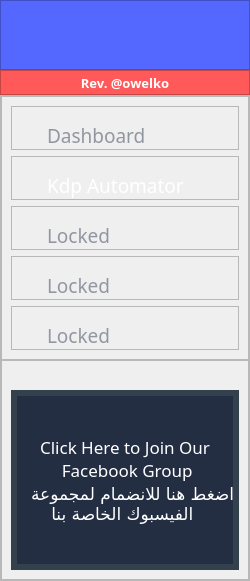
       <widget class="QFrame" name="frame">
        <property name="sizePolicy">
         <sizepolicy hsizetype="Fixed" vsizetype="Expanding">
          <horstretch>0</horstretch>
          <verstretch>0</verstretch>
         </sizepolicy>
        </property>
        <property name="minimumSize">
         <size>
          <width>250</width>
          <height>0</height>
         </size>
        </property>
        <property name="maximumSize">
         <size>
          <width>250</width>
          <height>16777215</height>
         </size>
        </property>
        <property name="frameShape">
         <enum>QFrame::NoFrame</enum>
        </property>
        <property name="frameShadow">
         <enum>QFrame::Raised</enum>
        </property>
        <layout class="QVBoxLayout" name="verticalLayout">
         <property name="spacing">
          <number>0</number>
         </property>
         <property name="leftMargin">
          <number>0</number>
         </property>
         <property name="topMargin">
          <number>0</number>
         </property>
         <property name="rightMargin">
          <number>0</number>
         </property>
         <property name="bottomMargin">
          <number>0</number>
         </property>
         <item>
          <widget class="QFrame" name="logo">
           <property name="minimumSize">
            <size>
             <width>0</width>
             <height>70</height>
            </size>
           </property>
           <property name="maximumSize">
            <size>
             <width>16777215</width>
             <height>70</height>
            </size>
           </property>
           <property name="styleSheet">
            <string notr="true">background-color: rgb(84, 104, 255);</string>
           </property>
           <property name="frameShape">
            <enum>QFrame::StyledPanel</enum>
           </property>
           <property name="frameShadow">
            <enum>QFrame::Raised</enum>
           </property>
           <layout class="QVBoxLayout" name="verticalLayout_2">
            <property name="spacing">
             <number>0</number>
            </property>
            <property name="leftMargin">
             <number>0</number>
            </property>
            <property name="topMargin">
             <number>0</number>
            </property>
            <property name="rightMargin">
             <number>0</number>
            </property>
            <property name="bottomMargin">
             <number>0</number>
            </property>
            <item>
             <widget class="QLabel" name="spiderkdp10">
              <property name="sizePolicy">
               <sizepolicy hsizetype="Expanding" vsizetype="Expanding">
                <horstretch>0</horstretch>
                <verstretch>0</verstretch>
               </sizepolicy>
              </property>
              <property name="frameShape">
               <enum>QFrame::NoFrame</enum>
              </property>
              <property name="text">
               <string/>
              </property>
              <property name="pixmap">
               <pixmap resource="logo_name.qrc">:/logo_name/images/Untitled-2_01.png</pixmap>
              </property>
              <property name="scaledContents">
               <bool>true</bool>
              </property>
              <property name="wordWrap">
               <bool>false</bool>
              </property>
             </widget>
            </item>
           </layout>
          </widget>
         </item>
         <item>
          <widget class="QFrame" name="status">
           <property name="sizePolicy">
            <sizepolicy hsizetype="Expanding" vsizetype="Fixed">
             <horstretch>0</horstretch>
             <verstretch>0</verstretch>
            </sizepolicy>
           </property>
           <property name="minimumSize">
            <size>
             <width>0</width>
             <height>25</height>
            </size>
           </property>
           <property name="maximumSize">
            <size>
             <width>16777215</width>
             <height>25</height>
            </size>
           </property>
           <property name="styleSheet">
            <string notr="true">background-color: rgb(255, 89, 89);</string>
           </property>
           <property name="frameShape">
            <enum>QFrame::StyledPanel</enum>
           </property>
           <property name="frameShadow">
            <enum>QFrame::Raised</enum>
           </property>
           <layout class="QVBoxLayout" name="verticalLayout_3">
            <property name="spacing">
             <number>0</number>
            </property>
            <property name="leftMargin">
             <number>0</number>
            </property>
            <property name="topMargin">
             <number>0</number>
            </property>
            <property name="rightMargin">
             <number>0</number>
            </property>
            <property name="bottomMargin">
             <number>0</number>
            </property>
            <item>
             <widget class="QLabel" name="FREEVERSION">
              <property name="font">
               <font>
                <family>Segoe UI Black</family>
                <pointsize>10</pointsize>
                <weight>75</weight>
                <bold>true</bold>
               </font>
              </property>
              <property name="styleSheet">
               <string notr="true">color: rgb(255, 255, 255);</string>
              </property>
              <property name="text">
               <string>Rev. @owelko</string>
              </property>
              <property name="alignment">
               <set>Qt::AlignCenter</set>
              </property>
              <property name="wordWrap">
               <bool>false</bool>
              </property>
             </widget>
            </item>
           </layout>
          </widget>
         </item>
         <item>
          <widget class="QFrame" name="menu">
           <property name="sizePolicy">
            <sizepolicy hsizetype="Expanding" vsizetype="Expanding">
             <horstretch>0</horstretch>
             <verstretch>0</verstretch>
            </sizepolicy>
           </property>
           <property name="minimumSize">
            <size>
             <width>0</width>
             <height>0</height>
            </size>
           </property>
           <property name="maximumSize">
            <size>
             <width>16777215</width>
             <height>16777215</height>
            </size>
           </property>
           <property name="styleSheet">
            <string notr="true">background-color: rgb(35, 46, 66);
QLabel{
rgb(255, 255, 255)
}</string>
           </property>
           <property name="frameShape">
            <enum>QFrame::StyledPanel</enum>
           </property>
           <property name="frameShadow">
            <enum>QFrame::Raised</enum>
           </property>
           <layout class="QVBoxLayout" name="verticalLayout_4">
            <property name="spacing">
             <number>0</number>
            </property>
            <property name="leftMargin">
             <number>0</number>
            </property>
            <property name="topMargin">
             <number>0</number>
            </property>
            <property name="rightMargin">
             <number>0</number>
            </property>
            <property name="bottomMargin">
             <number>0</number>
            </property>
            <item>
             <widget class="QFrame" name="Button">
              <property name="frameShape">
               <enum>QFrame::StyledPanel</enum>
              </property>
              <property name="frameShadow">
               <enum>QFrame::Raised</enum>
              </property>
              <layout class="QVBoxLayout" name="verticalLayout_5">
               <item>
                <widget class="QFrame" name="Locked2">
                 <property name="frameShape">
                  <enum>QFrame::StyledPanel</enum>
                 </property>
                 <property name="frameShadow">
                  <enum>QFrame::Raised</enum>
                 </property>
                 <layout class="QHBoxLayout" name="horizontalLayout_3">
                  <property name="spacing">
                   <number>10</number>
                  </property>
                  <property name="leftMargin">
                   <number>0</number>
                  </property>
                  <property name="topMargin">
                   <number>15</number>
                  </property>
                  <property name="rightMargin">
                   <number>0</number>
                  </property>
                  <property name="bottomMargin">
                   <number>0</number>
                  </property>
                  <item>
                   <widget class="QLabel" name="label_2">
                    <property name="sizePolicy">
                     <sizepolicy hsizetype="Fixed" vsizetype="Fixed">
                      <horstretch>0</horstretch>
                      <verstretch>0</verstretch>
                     </sizepolicy>
                    </property>
                    <property name="minimumSize">
                     <size>
                      <width>25</width>
                      <height>25</height>
                     </size>
                    </property>
                    <property name="maximumSize">
                     <size>
                      <width>25</width>
                      <height>25</height>
                     </size>
                    </property>
                    <property name="text">
                     <string/>
                    </property>
                    <property name="pixmap">
                     <pixmap resource="lock.qrc">:/lock/lock.png</pixmap>
                    </property>
                    <property name="scaledContents">
                     <bool>true</bool>
                    </property>
                   </widget>
                  </item>
                  <item alignment="Qt::AlignVCenter">
                   <widget class="QLabel" name="label_3">
                    <property name="sizePolicy">
                     <sizepolicy hsizetype="Expanding" vsizetype="Preferred">
                      <horstretch>0</horstretch>
                      <verstretch>0</verstretch>
                     </sizepolicy>
                    </property>
                    <property name="font">
                     <font>
                      <family>Oswald</family>
                      <pointsize>14</pointsize>
                      <weight>50</weight>
                      <bold>false</bold>
                     </font>
                    </property>
                    <property name="styleSheet">
                     <string notr="true">QLabel{
color:rgb(146, 150, 161)
}</string>
                    </property>
                    <property name="text">
                     <string>Dashboard</string>
                    </property>
                   </widget>
                  </item>
                  <item>
                   <widget class="QLabel" name="label_4">
                    <property name="sizePolicy">
                     <sizepolicy hsizetype="Fixed" vsizetype="Fixed">
                      <horstretch>0</horstretch>
                      <verstretch>0</verstretch>
                     </sizepolicy>
                    </property>
                    <property name="minimumSize">
                     <size>
                      <width>21</width>
                      <height>21</height>
                     </size>
                    </property>
                    <property name="maximumSize">
                     <size>
                      <width>21</width>
                      <height>21</height>
                     </size>
                    </property>
                    <property name="text">
                     <string/>
                    </property>
                    <property name="pixmap">
                     <pixmap resource="arrow_icon.qrc">:/arrow_icon_gris/arrow_gris.png</pixmap>
                    </property>
                    <property name="scaledContents">
                     <bool>true</bool>
                    </property>
                   </widget>
                  </item>
                 </layout>
                </widget>
               </item>
               <item>
                <widget class="QFrame" name="KdpAutomator">
                 <property name="frameShape">
                  <enum>QFrame::StyledPanel</enum>
                 </property>
                 <property name="frameShadow">
                  <enum>QFrame::Raised</enum>
                 </property>
                 <layout class="QHBoxLayout" name="horizontalLayout_4">
                  <property name="spacing">
                   <number>10</number>
                  </property>
                  <property name="leftMargin">
                   <number>0</number>
                  </property>
                  <property name="topMargin">
                   <number>15</number>
                  </property>
                  <property name="rightMargin">
                   <number>0</number>
                  </property>
                  <property name="bottomMargin">
                   <number>0</number>
                  </property>
                  <item>
                   <widget class="QLabel" name="label_5">
                    <property name="sizePolicy">
                     <sizepolicy hsizetype="Fixed" vsizetype="Fixed">
                      <horstretch>0</horstretch>
                      <verstretch>0</verstretch>
                     </sizepolicy>
                    </property>
                    <property name="minimumSize">
                     <size>
                      <width>25</width>
                      <height>25</height>
                     </size>
                    </property>
                    <property name="maximumSize">
                     <size>
                      <width>25</width>
                      <height>25</height>
                     </size>
                    </property>
                    <property name="text">
                     <string/>
                    </property>
                    <property name="pixmap">
                     <pixmap resource="refresh_icon.qrc">:/refresh/refresh.png</pixmap>
                    </property>
                    <property name="scaledContents">
                     <bool>true</bool>
                    </property>
                   </widget>
                  </item>
                  <item alignment="Qt::AlignVCenter">
                   <widget class="QLabel" name="label_6">
                    <property name="sizePolicy">
                     <sizepolicy hsizetype="Expanding" vsizetype="Preferred">
                      <horstretch>0</horstretch>
                      <verstretch>0</verstretch>
                     </sizepolicy>
                    </property>
                    <property name="font">
                     <font>
                      <family>Oswald</family>
                      <pointsize>14</pointsize>
                      <weight>50</weight>
                      <bold>false</bold>
                     </font>
                    </property>
                    <property name="styleSheet">
                     <string notr="true">color: rgb(255, 255, 255);</string>
                    </property>
                    <property name="text">
                     <string>Kdp Automator</string>
                    </property>
                   </widget>
                  </item>
                  <item>
                   <widget class="QLabel" name="label_7">
                    <property name="sizePolicy">
                     <sizepolicy hsizetype="Fixed" vsizetype="Fixed">
                      <horstretch>0</horstretch>
                      <verstretch>0</verstretch>
                     </sizepolicy>
                    </property>
                    <property name="minimumSize">
                     <size>
                      <width>21</width>
                      <height>21</height>
                     </size>
                    </property>
                    <property name="maximumSize">
                     <size>
                      <width>21</width>
                      <height>21</height>
                     </size>
                    </property>
                    <property name="text">
                     <string/>
                    </property>
                    <property name="pixmap">
                     <pixmap resource="arrow_icon.qrc">:/arrow_icon/arrow.png</pixmap>
                    </property>
                    <property name="scaledContents">
                     <bool>true</bool>
                    </property>
                   </widget>
                  </item>
                 </layout>
                </widget>
               </item>
               <item>
                <widget class="QFrame" name="Locked">
                 <property name="frameShape">
                  <enum>QFrame::StyledPanel</enum>
                 </property>
                 <property name="frameShadow">
                  <enum>QFrame::Raised</enum>
                 </property>
                 <layout class="QHBoxLayout" name="horizontalLayout_5">
                  <property name="spacing">
                   <number>10</number>
                  </property>
                  <property name="leftMargin">
                   <number>0</number>
                  </property>
                  <property name="topMargin">
                   <number>15</number>
                  </property>
                  <property name="rightMargin">
                   <number>0</number>
                  </property>
                  <property name="bottomMargin">
                   <number>0</number>
                  </property>
                  <item>
                   <widget class="QLabel" name="label_8">
                    <property name="sizePolicy">
                     <sizepolicy hsizetype="Fixed" vsizetype="Fixed">
                      <horstretch>0</horstretch>
                      <verstretch>0</verstretch>
                     </sizepolicy>
                    </property>
                    <property name="minimumSize">
                     <size>
                      <width>25</width>
                      <height>25</height>
                     </size>
                    </property>
                    <property name="maximumSize">
                     <size>
                      <width>25</width>
                      <height>25</height>
                     </size>
                    </property>
                    <property name="text">
                     <string/>
                    </property>
                    <property name="pixmap">
                     <pixmap resource="lock.qrc">:/lock/lock.png</pixmap>
                    </property>
                    <property name="scaledContents">
                     <bool>true</bool>
                    </property>
                   </widget>
                  </item>
                  <item alignment="Qt::AlignVCenter">
                   <widget class="QLabel" name="label_9">
                    <property name="sizePolicy">
                     <sizepolicy hsizetype="Expanding" vsizetype="Preferred">
                      <horstretch>0</horstretch>
                      <verstretch>0</verstretch>
                     </sizepolicy>
                    </property>
                    <property name="font">
                     <font>
                      <family>Oswald</family>
                      <pointsize>14</pointsize>
                      <weight>50</weight>
                      <bold>false</bold>
                     </font>
                    </property>
                    <property name="styleSheet">
                     <string notr="true">QLabel{
color:rgb(146, 150, 161)
}</string>
                    </property>
                    <property name="text">
                     <string>Locked</string>
                    </property>
                   </widget>
                  </item>
                  <item>
                   <widget class="QLabel" name="label_10">
                    <property name="sizePolicy">
                     <sizepolicy hsizetype="Fixed" vsizetype="Fixed">
                      <horstretch>0</horstretch>
                      <verstretch>0</verstretch>
                     </sizepolicy>
                    </property>
                    <property name="minimumSize">
                     <size>
                      <width>21</width>
                      <height>21</height>
                     </size>
                    </property>
                    <property name="maximumSize">
                     <size>
                      <width>21</width>
                      <height>21</height>
                     </size>
                    </property>
                    <property name="text">
                     <string/>
                    </property>
                    <property name="pixmap">
                     <pixmap resource="arrow_icon.qrc">:/arrow_icon_gris/arrow_gris.png</pixmap>
                    </property>
                    <property name="scaledContents">
                     <bool>true</bool>
                    </property>
                   </widget>
                  </item>
                 </layout>
                </widget>
               </item>
               <item>
                <widget class="QFrame" name="Locked3">
                 <property name="frameShape">
                  <enum>QFrame::StyledPanel</enum>
                 </property>
                 <property name="frameShadow">
                  <enum>QFrame::Raised</enum>
                 </property>
                 <layout class="QHBoxLayout" name="horizontalLayout_6">
                  <property name="spacing">
                   <number>10</number>
                  </property>
                  <property name="leftMargin">
                   <number>0</number>
                  </property>
                  <property name="topMargin">
                   <number>15</number>
                  </property>
                  <property name="rightMargin">
                   <number>0</number>
                  </property>
                  <property name="bottomMargin">
                   <number>0</number>
                  </property>
                  <item>
                   <widget class="QLabel" name="label_11">
                    <property name="sizePolicy">
                     <sizepolicy hsizetype="Fixed" vsizetype="Fixed">
                      <horstretch>0</horstretch>
                      <verstretch>0</verstretch>
                     </sizepolicy>
                    </property>
                    <property name="minimumSize">
                     <size>
                      <width>25</width>
                      <height>25</height>
                     </size>
                    </property>
                    <property name="maximumSize">
                     <size>
                      <width>25</width>
                      <height>25</height>
                     </size>
                    </property>
                    <property name="text">
                     <string/>
                    </property>
                    <property name="pixmap">
                     <pixmap resource="lock.qrc">:/lock/lock.png</pixmap>
                    </property>
                    <property name="scaledContents">
                     <bool>true</bool>
                    </property>
                   </widget>
                  </item>
                  <item alignment="Qt::AlignVCenter">
                   <widget class="QLabel" name="label_12">
                    <property name="sizePolicy">
                     <sizepolicy hsizetype="Expanding" vsizetype="Preferred">
                      <horstretch>0</horstretch>
                      <verstretch>0</verstretch>
                     </sizepolicy>
                    </property>
                    <property name="font">
                     <font>
                      <family>Oswald</family>
                      <pointsize>14</pointsize>
                      <weight>50</weight>
                      <bold>false</bold>
                     </font>
                    </property>
                    <property name="styleSheet">
                     <string notr="true">QLabel{
color:rgb(146, 150, 161)
}</string>
                    </property>
                    <property name="text">
                     <string>Locked</string>
                    </property>
                   </widget>
                  </item>
                  <item>
                   <widget class="QLabel" name="label_13">
                    <property name="sizePolicy">
                     <sizepolicy hsizetype="Fixed" vsizetype="Fixed">
                      <horstretch>0</horstretch>
                      <verstretch>0</verstretch>
                     </sizepolicy>
                    </property>
                    <property name="minimumSize">
                     <size>
                      <width>21</width>
                      <height>21</height>
                     </size>
                    </property>
                    <property name="maximumSize">
                     <size>
                      <width>21</width>
                      <height>21</height>
                     </size>
                    </property>
                    <property name="text">
                     <string/>
                    </property>
                    <property name="pixmap">
                     <pixmap resource="arrow_icon.qrc">:/arrow_icon_gris/arrow_gris.png</pixmap>
                    </property>
                    <property name="scaledContents">
                     <bool>true</bool>
                    </property>
                   </widget>
                  </item>
                 </layout>
                </widget>
               </item>
               <item>
                <widget class="QFrame" name="dashboard_5">
                 <property name="frameShape">
                  <enum>QFrame::StyledPanel</enum>
                 </property>
                 <property name="frameShadow">
                  <enum>QFrame::Raised</enum>
                 </property>
                 <layout class="QHBoxLayout" name="horizontalLayout_7">
                  <property name="spacing">
                   <number>10</number>
                  </property>
                  <property name="leftMargin">
                   <number>0</number>
                  </property>
                  <property name="topMargin">
                   <number>15</number>
                  </property>
                  <property name="rightMargin">
                   <number>0</number>
                  </property>
                  <property name="bottomMargin">
                   <number>0</number>
                  </property>
                  <item>
                   <widget class="QLabel" name="label_14">
                    <property name="sizePolicy">
                     <sizepolicy hsizetype="Fixed" vsizetype="Fixed">
                      <horstretch>0</horstretch>
                      <verstretch>0</verstretch>
                     </sizepolicy>
                    </property>
                    <property name="minimumSize">
                     <size>
                      <width>25</width>
                      <height>25</height>
                     </size>
                    </property>
                    <property name="maximumSize">
                     <size>
                      <width>25</width>
                      <height>25</height>
                     </size>
                    </property>
                    <property name="text">
                     <string/>
                    </property>
                    <property name="pixmap">
                     <pixmap resource="lock.qrc">:/lock/lock.png</pixmap>
                    </property>
                    <property name="scaledContents">
                     <bool>true</bool>
                    </property>
                   </widget>
                  </item>
                  <item alignment="Qt::AlignVCenter">
                   <widget class="QLabel" name="label_15">
                    <property name="sizePolicy">
                     <sizepolicy hsizetype="Expanding" vsizetype="Preferred">
                      <horstretch>0</horstretch>
                      <verstretch>0</verstretch>
                     </sizepolicy>
                    </property>
                    <property name="font">
                     <font>
                      <family>Oswald</family>
                      <pointsize>14</pointsize>
                      <weight>50</weight>
                      <bold>false</bold>
                     </font>
                    </property>
                    <property name="styleSheet">
                     <string notr="true">QLabel{
color:rgb(146, 150, 161)
}</string>
                    </property>
                    <property name="text">
                     <string>Locked</string>
                    </property>
                   </widget>
                  </item>
                  <item>
                   <widget class="QLabel" name="label_16">
                    <property name="sizePolicy">
                     <sizepolicy hsizetype="Fixed" vsizetype="Fixed">
                      <horstretch>0</horstretch>
                      <verstretch>0</verstretch>
                     </sizepolicy>
                    </property>
                    <property name="minimumSize">
                     <size>
                      <width>21</width>
                      <height>21</height>
                     </size>
                    </property>
                    <property name="maximumSize">
                     <size>
                      <width>21</width>
                      <height>21</height>
                     </size>
                    </property>
                    <property name="text">
                     <string/>
                    </property>
                    <property name="pixmap">
                     <pixmap resource="arrow_icon.qrc">:/arrow_icon_gris/arrow_gris.png</pixmap>
                    </property>
                    <property name="scaledContents">
                     <bool>true</bool>
                    </property>
                   </widget>
                  </item>
                 </layout>
                </widget>
               </item>
              </layout>
             </widget>
            </item>
            <item>
             <widget class="QFrame" name="Facebook">
              <property name="sizePolicy">
               <sizepolicy hsizetype="Preferred" vsizetype="Expanding">
                <horstretch>0</horstretch>
                <verstretch>0</verstretch>
               </sizepolicy>
              </property>
              <property name="minimumSize">
               <size>
                <width>0</width>
                <height>100</height>
               </size>
              </property>
              <property name="frameShape">
               <enum>QFrame::StyledPanel</enum>
              </property>
              <property name="frameShadow">
               <enum>QFrame::Raised</enum>
              </property>
              <layout class="QVBoxLayout" name="verticalLayout_6">
               <item>
                <widget class="QLabel" name="label_18">
                 <property name="sizePolicy">
                  <sizepolicy hsizetype="Preferred" vsizetype="Preferred">
                   <horstretch>0</horstretch>
                   <verstretch>0</verstretch>
                  </sizepolicy>
                 </property>
                 <property name="text">
                  <string/>
                 </property>
                </widget>
               </item>
               <item>
                <widget class="QPushButton" name="facebook_button">
                 <property name="minimumSize">
                  <size>
                   <width>0</width>
                   <height>180</height>
                  </size>
                 </property>
                 <property name="maximumSize">
                  <size>
                   <width>16777215</width>
                   <height>180</height>
                  </size>
                 </property>
                 <property name="font">
                  <font>
                   <family>Oswald</family>
                   <pointsize>13</pointsize>
                  </font>
                 </property>
                 <property name="styleSheet">
                  <string notr="true">QPushButton{
	background-color: rgb(35, 46, 66);
border: 6px solid #32414B;
	color: rgb(255, 255, 255);

}

QPushButton:hover{
border: 6px solid #ff5959;

}

</string>
                 </property>
                 <property name="text">
                  <string>Click Here to Join Our 
 Facebook Group 
 اضغط هنا للانضمام لمجموعة 
 الفيسبوك الخاصة بنا</string>
                 </property>
                 <property name="flat">
                  <bool>true</bool>
                 </property>
                </widget>
               </item>
              </layout>
             </widget>
            </item>
           </layout>
          </widget>
         </item>
        </layout>
       </widget>
